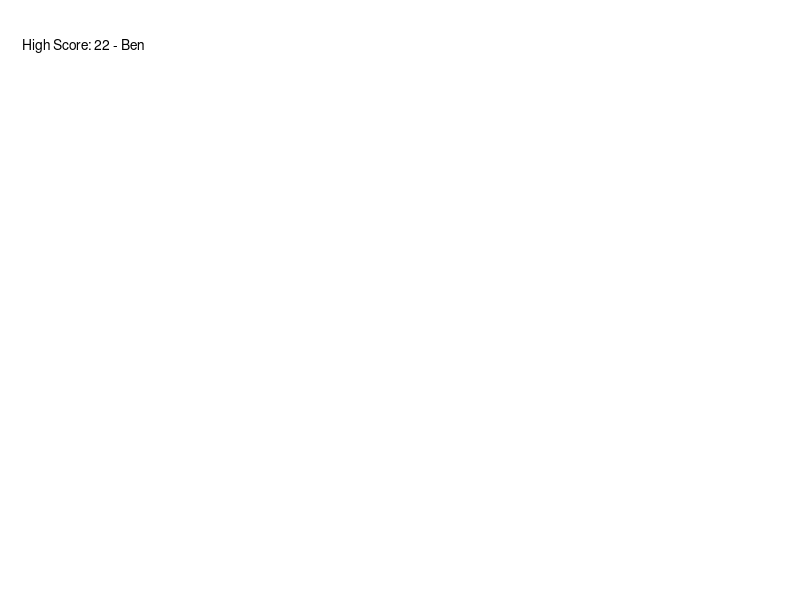

Write the MATLAB code that produced this figure. (Note: this script raises an error after producing the figure.)
function launch_Pinball(varargin)

% Main launcher function. Sets up the boundaries and graphs. Use the
% plunger, has the main while loop that steps dt and checks updateballState

warning('off','MATLAB:singularMatrix')
close all
% Make figure
f = figure;
axis([0 10 -1 10])
axis square
axis off
hold on

% Initial conditions
g = -9.8/4;
dt = 0.05;
FlipInc = 10; % Number of increments the flippers move to
currentBS = [9.75 0.25]; % X and Y
currentBS(3) = -.1; % X vel
currentBS(4) = 0; % Y vel
plunger = 0; % Plunger depth
plungeRel = 0; % Has plunger been released yet?
% If we are resetting with some points
if length(varargin) == 1
    Points = varargin(1);
    Points = Points{1};
else
    Points = 0;
end

if ~exist('highscores.mat', 'file') % If there's no highscore file
    highScore = 0;
    highName = 'None';
    save('highscores', 'highScore', 'highName') % Make a new one
end
load('highscores', 'highScore', 'highName')

% Display the high score in the top left corner
highText = ['High Score: ',num2str(highScore), ' - ', highName];
hst = text(-3,10,highText);
hst.FontSize = 14;
% Display points
t = title(['Points: ', num2str(Points)]);

% Define Walls
Walls = [...
    % X1 Y1 X2 Y2 CoR
    0 4.5 0 6 .9; ... % Left
    2 10 7 10 .6; ... % Top
    10 0 10 7 .9; ... % Right out
    9.5 0 9.5 4.75 1; ... % Right in
    0.5 4.75 3 1 .9; ... % Bottom left upper
    0 4.5 3 0 .6; ... % Bottom left lower
    9.5 4.75 7 1 .9; ... % Bottom right
    0 6 2 10 .7; ... Top left
    7 10 10 7 .7; ... % Top right
    %         9.5 6.5 10 6 .9; ...
    %         9.5 6.5 10 7 .9; ...
    ];
% Plot Walls
for i = 1:length(Walls(:,1))
    thewall = Walls(i,:);
    xWall = [thewall(1), thewall(3)];
    yWall = [thewall(2), thewall(4)];
    wallfig = line(xWall, yWall, 'Color', 'k');
end

% Define Circles
Circles = [...
    % origin x, origin y, radius, CoR
    4 6 .5 1.1; ...
    6 6 .5 1.1; ...
    5 8 .5 1.1; ...
    %         5 4 .5 1.1; ...
    ];
% Plot the Circles
ang=0:0.01:2*pi;
colors = ['g','r','b'];
for i = 1:length(Circles(:,1))
    thecirc = Circles(i,:);
    xCirc=thecirc(3)*cos(ang)+thecirc(1);
    yCirc=thecirc(3)*sin(ang)+thecirc(2);
    col = colors(i);
    wallfig = plot(xCirc,yCirc, 'Color', col);
end

% Define Flippers (same format as walls)
FlipLeft = [3 1 4.5 0 .9;]; % Left
FlipRight = [7 1 5.5 0 .9;]; % Right
% Plot FLippers
xFlipL = [FlipLeft(1), FlipLeft(3)];
yFlipL = [FlipLeft(2), FlipLeft(4)];
leftFlipFig = line(xFlipL, yFlipL, 'Color', 'b');
xFlipR = [FlipRight(3), FlipRight(1)];
yFlipR = [FlipRight(4), FlipRight(2)];
rightFlipFig = line(xFlipR, yFlipR, 'Color', 'b');

% Predetermine values for the endpoints when the flipper rotates
% Get flipper length (using hypot of dX and dY)
flipRad = hypot((FlipLeft(3)-FlipLeft(1)),(FlipLeft(4)-FlipLeft(2)));
% Get angles when it's down and when it's up (arctan of slope)
thetaDown = atan((FlipLeft(4)-FlipLeft(2))/(FlipLeft(3)-FlipLeft(1)));
thetaUp = -thetaDown;
thetaRange = linspace(thetaDown, thetaUp, FlipInc);
% Get endpoint values based on the range, length, and offset from origin
xRotL = flipRad .* cos(thetaRange) + FlipLeft(1);
xRotR = -flipRad .* cos(thetaRange) + FlipRight(1);
yRot = flipRad .* sin(thetaRange) + FlipLeft(2);
% Get flipper speed
vRotL = diff(xRotL);
vRoty = diff(yRot);
newV = hypot(vRotL, vRoty) / dt; % vector add vx and vy
maxV = newV(1);

% Initial plot
X = currentBS(1);
Y = currentBS(2);
ballScat = scatter(X,Y,60, [.8 .8 .8], 'filled');
thefig = gcf;
% Define key press functions
set(thefig, 'KeyPressFcn', @KeyPress, 'KeyReleaseFcn', @KeyRelease);
% Instructions
bottext = text(5,-1,'Hold and release the spacebar to plunge',...
    'HorizontalAlignment', 'center');
bottext.FontSize = 15;

% Plot plunger
plunge = rectangle('Position',[9.6,-1,.3,1]);
while ~plungeRel % While the plunger has not been released
    pause(.5)
    currentBS(4) = currentBS(4) + min([plunger,15]) / 3; % Set new initial Vy
    plungeHeight = 1 - (min([plunger,15]) / 16);
    try
        set(plunge, 'Position', [9.6,-1,.3,plungeHeight]); % Change the plunger look
    end
    drawnow
end
% Reset plunger image and change instructions
set(plunge, 'Position', [9.6,-1,.3,.95]);
set(bottext, 'string', 'Use the ''A'' and ''L'' keys to activate the flippers')
drawnow

lfCount = 0; % The index of the specific endpoint in the array of flipper endpts
rfCount = 0;
leftPos = 0; % Where should the flipper be (0 = down, 2 = up)
rightPos = 0;

% currentBS = [5 1.5 -1 .5];

% MAIN WHILE LOOP --------------------
while currentBS(2) > -0.1 % While the ball is above y = 0 (the bottom)
    % not >= 0 because of small inaccuracies
%     disp('loop')

    Flippers = [FlipLeft; FlipRight];
    % Apply gravity
    currentBS(4) = currentBS(4) + g * dt;
%     currentBS(3:4) = currentBS(3:4) .* .999;
    % Check ballstate before moving the flipper
    [possibleBS1, Points1] = updateBallState(currentBS, dt, Walls, Circles, Flippers, Points);
    
    if abs(FlipLeft(4) - leftPos) > 1e-5 % If the flipper is not where it's supposed to be
        lfCount = lfCount + 1*sign(leftPos - FlipLeft(4)); % Increment the index (up or down)
        if (lfCount > 0) && (lfCount <= length(xRotL))
            % Change the flipper endpt
            % Also set the max addVel to the maxV
            FlipLeft = [3 1 xRotL(lfCount) yRot(lfCount) maxV*sign(leftPos - FlipLeft(4))];
        end
    else
        FlipLeft(5) = 0; % Reset addVel
    end
    
    % Same as the left
    if abs(FlipRight(4) - rightPos) > 1e-5
        rfCount = rfCount + 1*sign(rightPos - FlipRight(4));
        if (rfCount > 0) && (rfCount <= length(xRotR))
            FlipRight = [7 1 xRotR(rfCount) yRot(rfCount) maxV*sign(rightPos - FlipRight(4))];
        end
    else
        FlipRight(5) = 0;
    end
    
    % Update Plots
    try
        set(leftFlipFig, 'XData', [FlipLeft(1), FlipLeft(3)], 'YData', [FlipLeft(2), FlipLeft(4)]);
        set(rightFlipFig, 'XData', [FlipRight(1), FlipRight(3)], 'YData', [FlipRight(2), FlipRight(4)]);
    end
    
    Flippers = [FlipLeft; FlipRight];
    % Check ballstate after moving flipper
    [possibleBS2, Points2] = updateBallState(currentBS, dt, Walls, Circles, Flippers, Points);
    
    if currentBS(1) < 5
        useFlip = Flippers(1,:);
    else
        useFlip = Flippers(2,:);
    end
    slopeB = (useFlip(2) - currentBS(2))/(useFlip(1) - currentBS(1)); % Slope ball
    slopeW = (useFlip(4) - useFlip(2))/(useFlip(3) - useFlip(1)); % Slope wall
    if useFlip == Flippers(2,:)
        slopeB = -slopeB;
        slopeW = -slopeW;
    end
    
    % If the velocities before == velocities after (for pBS1), the ball did
    % not contact the wall. Use pBS2.
    if (possibleBS1(3) == currentBS(3)) && (possibleBS1(4) == currentBS(4)) ...
            && (sign(currentBS(4)) ~= sign(rightPos - FlipRight(4))) ...
            && (slopeB > slopeW)
        currentBS = possibleBS2;
        Points = Points2;
    else
        currentBS = possibleBS1;
        Points = Points1;
    end
    
    % Update graph
    try
        set(ballScat, 'XData', currentBS(1), 'YData',currentBS(2))
    end
    t = title(['Points: ', num2str(Points)]);
    drawnow
end
% If the ball ended in the plunger, reset with the number of points
if abs(currentBS(1) - 9.75) <= .5
    launch_Pinball(Points)
else
    % When the game ends
    if Points > highScore % If new high score
        highScore = Points;
        % Get name
        highNameCell = inputdlg('Please enter your name', 'New high score!');
        if length(highNameCell) >= 1
            highName = highNameCell{1};
        else
            highName = 'Anon';
        end
        % Update file and plot
        save('highscores', 'highScore', 'highName')
        highText = ['High Score: ',num2str(highScore), ' - ', highName];
        set(hst, 'string', highText);
        drawnow
    end
    % New instructions
    try
        set(bottext, 'string', 'Gee Dangit. Press ''R'' to restart or ''Q'' to quit')
    end
end

    function KeyPress(~,eventdata)
        % Utilizes keypresses to move the x/y coordinates of the ball or
        % quits the simulation
        switch eventdata.Character
            case 'q'
                currentBS(2) = -Inf;
                close(gcf)
                return
            case 'a'
                leftPos = 2;
            case 'l'
                rightPos = 2;
            case 'r'
                launch_Pinball() % recurse
            case ' '
                plunger = plunger + .5; % Add plunger depth
        end
        
    end

    function KeyRelease(~,eventdata)
        switch eventdata.Character
            case 'a'
                leftPos = 0;
            case 'l'
                rightPos = 0;
            case ' '
                plungeRel = 1; % RELEASE THE KRAKEN!!!!
        end
    end
end